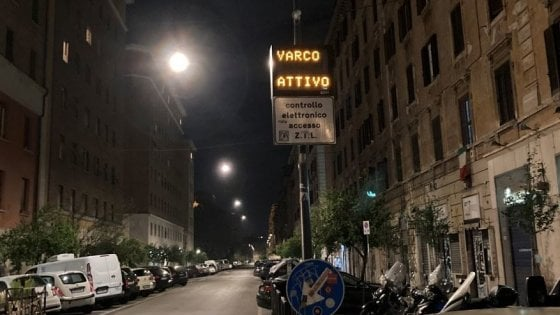
//> input picture progetto_lampioni/data/immagine_lab_ia (1).jpg, 560 x 315 px
$ ./main   (built with g++ and OpenCV 4)
//> lines starting //> are read from the running program, lines starting //| are printed output that depends on the picture
#include <opencv2/opencv.hpp>
#include <iostream>

int main() {
    // Carica l'immagine
    cv::Mat img = cv::imread("C:\\Users\\Administrator\\Pictures\\lab_ia\\progetto_lampioni\\data\\immagine_lab_ia (1).jpg");
//> img is the input picture: 315 rows x 560 cols, CV_8UC3; mean B, G, R 45.1, 54, 61.9
    if (img.empty()) {
        std::cout << "Immagine non caricata" << std::endl;
        return -1;
    }

    // Ottieni le dimensioni dell'immagine
    int imgWidth = img.cols;
//> imgWidth = 560
    int imgHeight = img.rows;
//> imgHeight = 315

    // Imposta le dimensioni desiderate per la visualizzazione
    int displayWidth = 800;
    int displayHeight = 600;

    // Calcola i fattori di ridimensionamento per adattare l'immagine alla finestra di visualizzazione
    double widthRatio = static_cast<double>(displayWidth) / imgWidth;
//> widthRatio = 1.43
    double heightRatio = static_cast<double>(displayHeight) / imgHeight;
//> heightRatio = 1.9
    double scaleFactor = std::min(widthRatio, heightRatio);
//> scaleFactor = 1.43

    // Ridimensiona l'immagine mantenendo l'aspetto ratio
    cv::resize(img, img, cv::Size(), scaleFactor, scaleFactor);
//> img: 450 rows x 800 cols, CV_8UC3

    // Converti l'immagine in scala di grigi
    cv::Mat imgGray;
    cv::cvtColor(img, imgGray, cv::COLOR_BGR2GRAY);
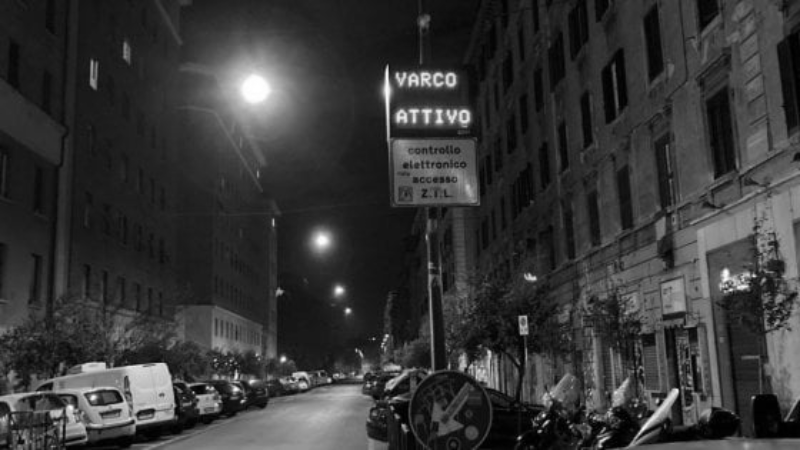
//> imgGray: 450 rows x 800 cols, CV_8UC1; min 0, max 255, mean 55.2

    // Crea un'istanza dell'oggetto SIFT
    cv::Ptr<cv::SIFT> sift = cv::SIFT::create();

    // Trova i punti chiave e i descrittori dell'immagine
    std::vector<cv::KeyPoint> keypoints;
    cv::Mat descriptors;
    sift->detectAndCompute(imgGray, cv::noArray(), keypoints, descriptors);
//> keypoints = 2390 keypoints; strongest (x, y, size): (322, 240, 13.8), (339, 290, 6.4), (283, 359, 3.8), (255, 89, 49.9)

    // Disegna i punti chiave sull'immagine originale
    cv::Mat imgKeypoints;
    cv::drawKeypoints(img, keypoints, imgKeypoints);
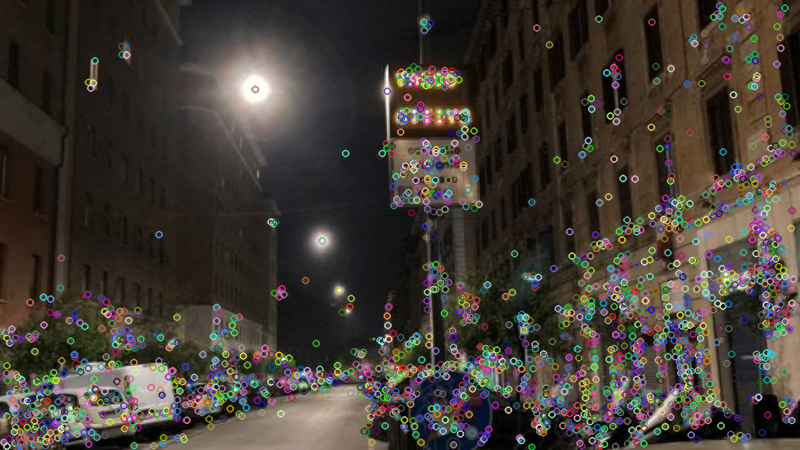
//> imgKeypoints: 450 rows x 800 cols, CV_8UC3; mean B, G, R 52.7, 60.1, 66.8

    // Visualizza l'immagine con i punti chiave evidenziati
    cv::imshow("Individuazione Luci", imgKeypoints);
    cv::waitKey(0);

    // trova i lampioni
    std::vector<cv::KeyPoint> lampioni;
    for (int i = 0; i < keypoints.size(); i++) {
        cv::KeyPoint kp = keypoints[i];
        if (kp.size > 10) {
            lampioni.push_back(kp);
        }
    }
//> this loop made 2390 passes
//> kp on passes 1 to 3: keypoint at (3.6, 441.9), size 3.1, keypoint at (3.6, 377.9), size 2.3, keypoint at (3.6, 377.9), size 2.3
//> after the loop, lampioni = 134 keypoints; strongest (x, y, size): (322, 240, 13.8), (255, 89, 49.9), (151, 387, 31.5), (462, 117, 12.6)

    // [10 lines of commented-out code are left out]
    cv::Mat imgLampioni;
    cv::drawKeypoints(img, lampioni, imgLampioni);
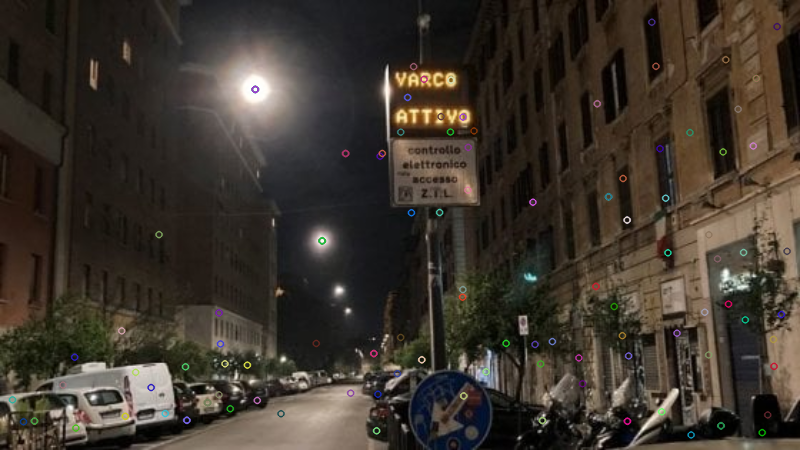
//> imgLampioni: 450 rows x 800 cols, CV_8UC3; mean B, G, R 45.5, 54.2, 62

    // Visualizza l'immagine con i lampioni evidenziati
    cv::imshow("Individuazione Lampioni", imgLampioni);
    cv::waitKey(0);


}

$ run again, with progetto_lampioni/data/immagine_lab_ia (10).jpg copied over progetto_lampioni/data/immagine_lab_ia (1).jpg
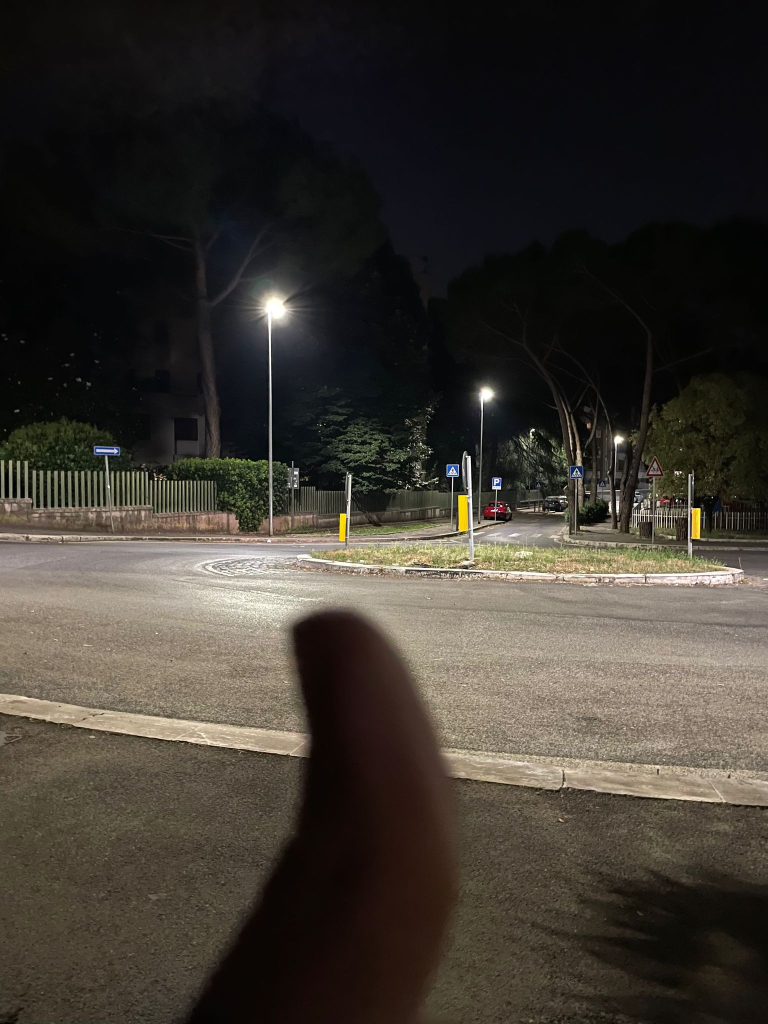
//> input picture progetto_lampioni/data/immagine_lab_ia (10).jpg, 1536 x 2048 px (shown at 1/2 size)
//> img is the input picture: 2048 rows x 1536 cols, CV_8UC3; mean B, G, R 48.5, 55.5, 60.6
//> img: 600 rows x 450 cols, CV_8UC3
//> `cv::cvtColor(img, imgGray, cv::COLOR_BGR2GRAY);`:
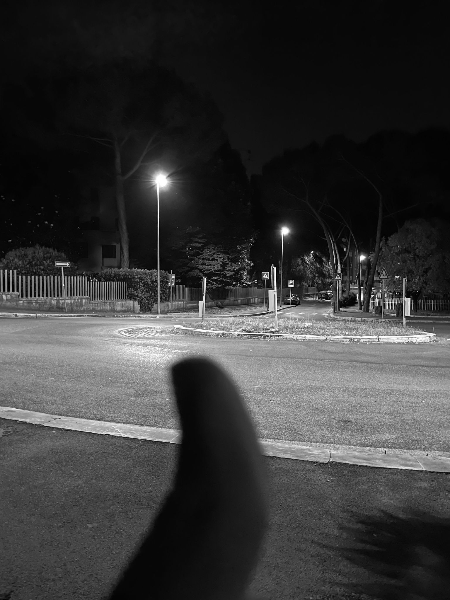
//> imgGray: 600 rows x 450 cols, CV_8UC1; min 0, max 255, mean 56.1
//> keypoints = 524 keypoints; strongest (x, y, size): (285, 231, 6.9), (362, 257, 4), (161, 181, 14.2), (173, 277, 1.8)
//> `cv::drawKeypoints(img, keypoints, imgKeypoints);`:
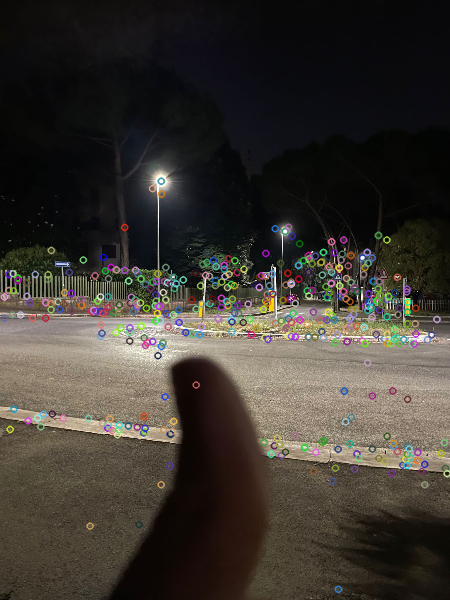
//> imgKeypoints: 600 rows x 450 cols, CV_8UC3; mean B, G, R 49.7, 56.2, 61.1
//> the loop `for (int i = 0; i < keypoints.size(); i++)` made 524 passes
//> kp on passes 1 to 3: keypoint at (3.9, 296.5), size 2.2, keypoint at (4.1, 317.6), size 3.2, keypoint at (8.3, 274), size 2.1

$ run again, with progetto_lampioni/data/immagine_lab_ia (11).jpg copied over progetto_lampioni/data/immagine_lab_ia (1).jpg
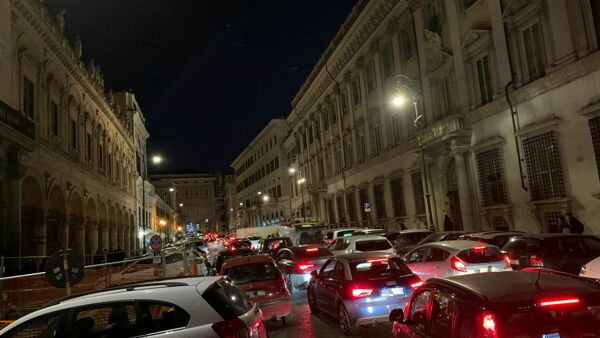
//> input picture progetto_lampioni/data/immagine_lab_ia (11).jpg, 600 x 338 px
//> img is the input picture: 338 rows x 600 cols, CV_8UC3; mean B, G, R 34.6, 45.1, 58.4
//> img: 451 rows x 800 cols, CV_8UC3
//> `cv::cvtColor(img, imgGray, cv::COLOR_BGR2GRAY);`:
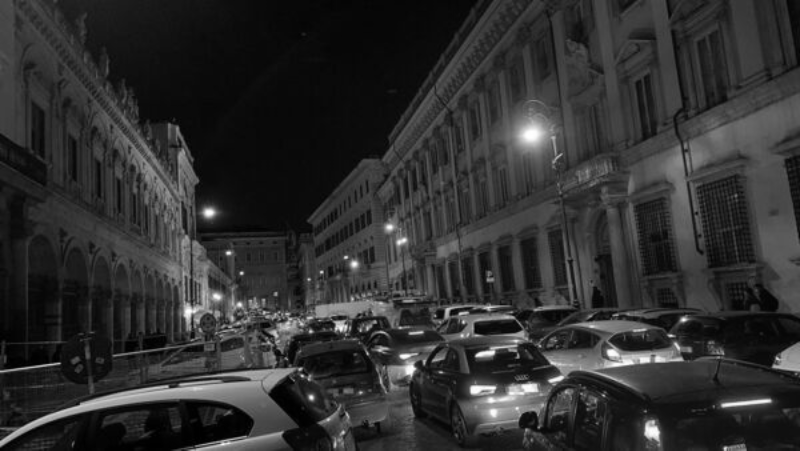
//> imgGray: 451 rows x 800 cols, CV_8UC1; min 0, max 254, mean 47.8
//> keypoints = 2058 keypoints; strongest (x, y, size): (652, 431, 11), (311, 397, 3.8), (683, 319, 4), (228, 253, 3.2)
//> the loop `for (int i = 0; i < keypoints.size(); i++)` made 2058 passes
//> kp on passes 1 to 3: keypoint at (2.5, 425.3), size 2.5, keypoint at (3.2, 347), size 2.3, keypoint at (3.4, 342.3), size 2.5
//> after the loop `for (int i = 0; i < keypoints.size(); i++)`: lampioni = 104 keypoints; strongest (x, y, size): (652, 431, 11), (531, 134, 20.1), (628, 343, 13.3), (515, 340, 12.4)
//> `cv::drawKeypoints(img, lampioni, imgLampioni);`:
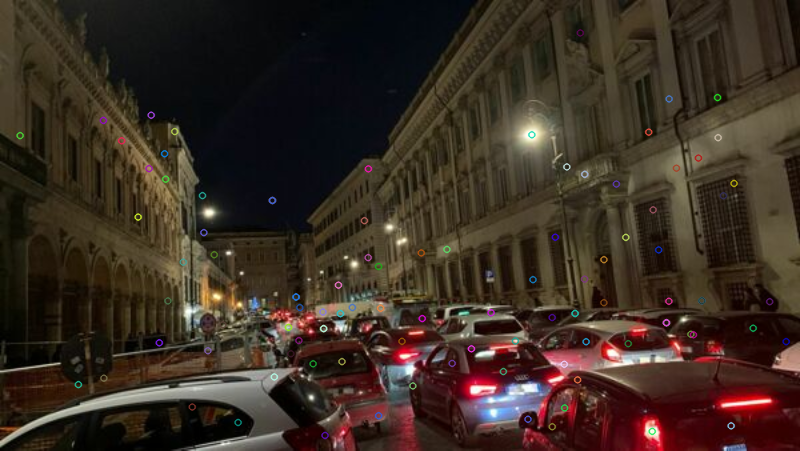
//> imgLampioni: 451 rows x 800 cols, CV_8UC3; mean B, G, R 35, 45.4, 58.6

$ run again, with progetto_lampioni/data/immagine_lab_ia (12).jpg copied over progetto_lampioni/data/immagine_lab_ia (1).jpg
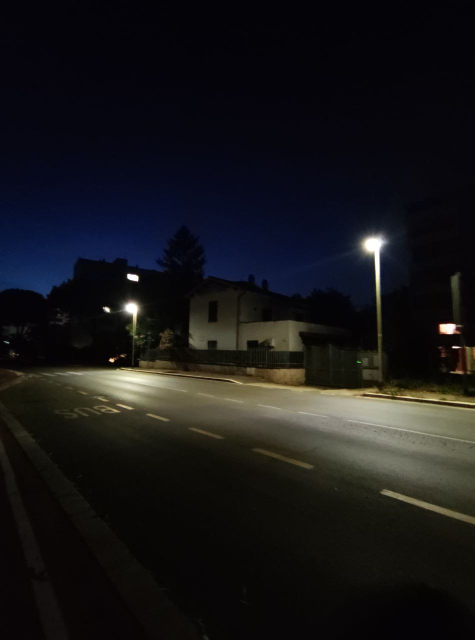
//> input picture progetto_lampioni/data/immagine_lab_ia (12).jpg, 949 x 1280 px (shown at 1/2 size)
//> img is the input picture: 1280 rows x 949 cols, CV_8UC3; mean B, G, R 24.2, 22.7, 23.3
//> `cv::resize(img, img, cv::Size(), scaleFactor, scaleFactor);`:
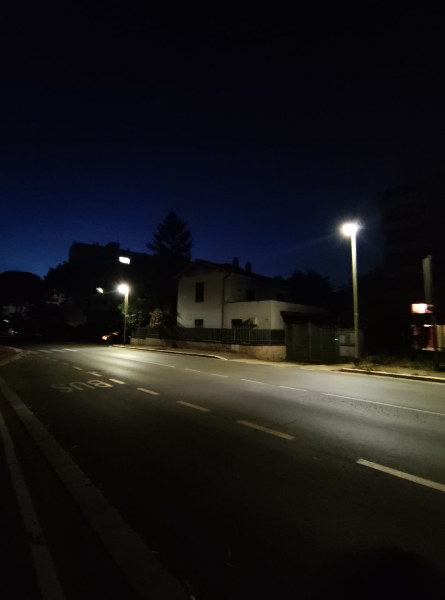
//> img: 600 rows x 445 cols, CV_8UC3; mean B, G, R 24.2, 22.6, 23.2
//> `cv::cvtColor(img, imgGray, cv::COLOR_BGR2GRAY);`:
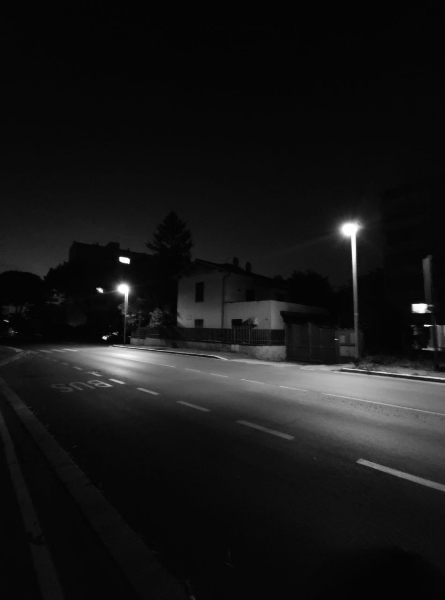
//> imgGray: 600 rows x 445 cols, CV_8UC1; min 1, max 255, mean 23
//> keypoints = 144 keypoints; strongest (x, y, size): (420, 308, 8.2), (123, 289, 9.7), (100, 290, 3.4), (350, 230, 14)
//> the loop `for (int i = 0; i < keypoints.size(); i++)` made 144 passes
//> kp on passes 1 to 8: keypoint at (11.6, 309), size 5.1, keypoint at (11.6, 309), size 5.1, keypoint at (17.1, 349.9), size 2.7, keypoint at (19.4, 352.4), size 8.2, keypoint at (28.5, 351.9), size 2.6, keypoint at (41.5, 271.7), size 8.5, keypoint at (41.5, 271.7), size 8.5, keypoint at (42.5, 278.4), size 1.9
